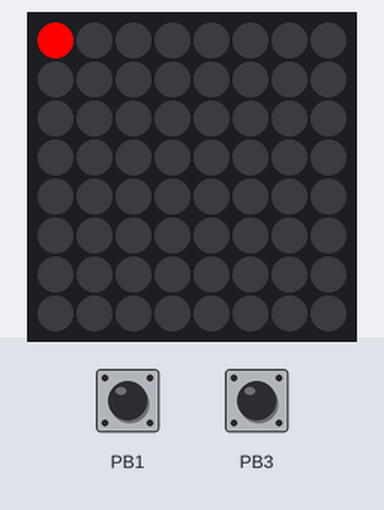
Bench run of a sketch on a simulated ATtiny85, built with avr-gcc and run on an emulated ATtiny85. On the bench: 8×8 RGB LED matrix (first LED top left, wired row by row). The inputs (shaded band) are chosen by the test bench; at power-on: PB1 HIGH, PB3 HIGH.

Above: at 2.0 s.
2.1 s: PB1 pulled LOW for 3.2 s
At 2.63 s:
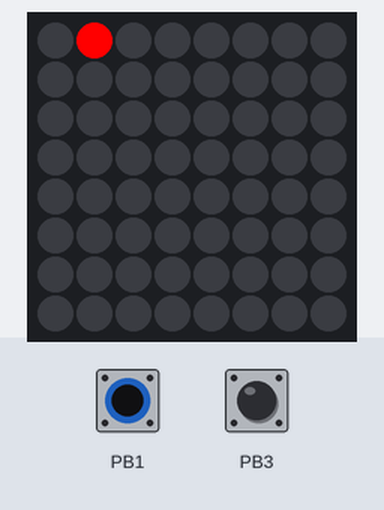
6.8 s: PB1 pulled LOW for 0.5 s
At 7.09 s:
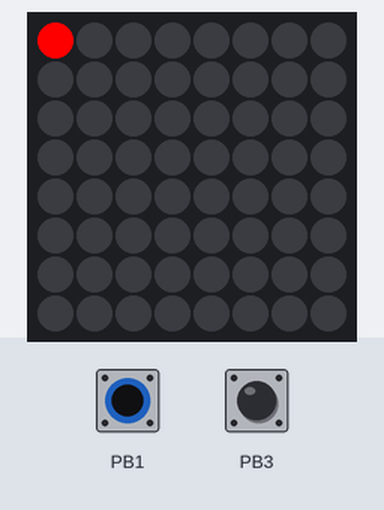
8.8 s: PB3 pulled LOW for 1 s
At 10.9 s:
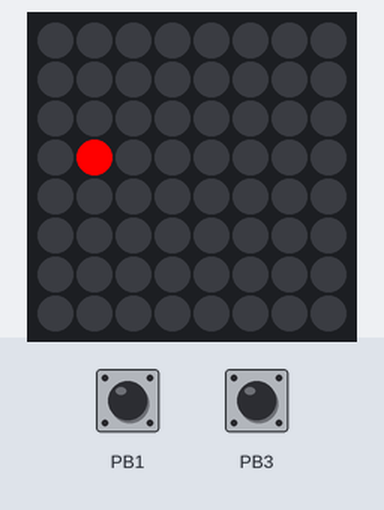
11.3 s: PB3 pulled LOW for 0.5 s
At 12.2 s:
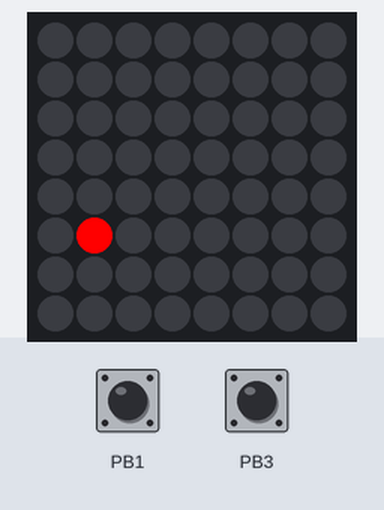
Timing chart, 0 to 14.3 s (numbered marks = the images above; inputs shaded):
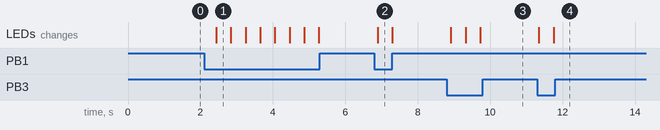

The sketch:

trinket_moving_led.ino
```cpp
#include <TinyWireM.h>
#include "Adafruit_LEDBackpack.h"
#include "Adafruit_GFX.h"
Adafruit_BicolorMatrix matrix = Adafruit_BicolorMatrix();
// Conectar x pin1, y pin3. C pin2, D pin0 -> I2C tiene clock en 2 y data en 0
int x = 0, y = 0;

void setup() {
 matrix.begin(0x70);
 pinMode(1, INPUT);
 digitalWrite(1, HIGH);
 pinMode(3, INPUT);
 digitalWrite(3, HIGH);
}
void loop() {
 matrix.clear();
 matrix.drawPixel(x, y, LED_RED);
 matrix.writeDisplay();
 delay(400);

 if(! digitalRead(1)){
   if( x < 8){
     x++;
    }else{
     x = 0;
    }
 }

 if(! digitalRead(3)){
   if( y < 8){
     y++;
    }else{
     y = 0;
    }
 }

}
```

Measured:
- after the input at 2.1 s, the LEDs: change after 0.34 s (image 1)
- after the input at 6.8 s, the LEDs: change after 0.09 s (image 2)
- after the input at 8.8 s, the LEDs: first change after 0.11 s (image 3 shows a later state)
- after the input at 11.3 s, the LEDs: first change at once (image 4 shows a later state)
- what the display in image 1 shows lasts 0.4 s, from 2.4 s to 2.8 s
